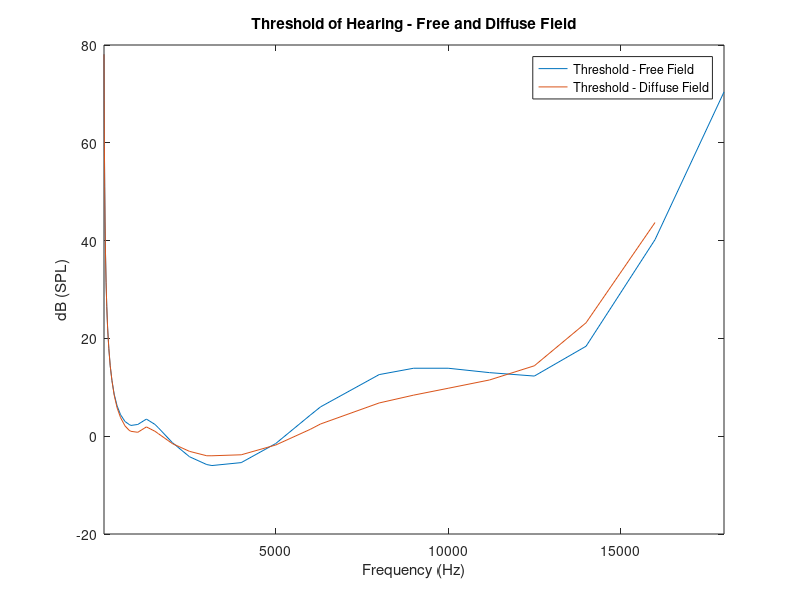

MATLAB code to generate this figure:
function [f_measured_hz, ThresholdOfHearing_FreeField_db_SPL, ThresholdOfHearing_DiffuseField_db_SPL] = getThresholdOfHearing

f_measured_hz = [20,25,31.5,40,50,63,80,100,125,160,200,250,315,400,500,630,750,...
    800,1000,1250,1500,1600,2000,2500,3000,3150,4000,5000,6000,6300,8000,...
    9000,10000,11200,12500,14000,16000,18000];

ThresholdOfHearing_FreeField_db_SPL = [78.1, 68.7, 59.5, 51.1, 44.0, 37.5,...
    31.5, 26.5, 22.1, 17.9, 14.4, 11.4,8.6, 6.2, 4.4, 3.0, 2.4, 2.2, 2.4,...
    3.5, 2.4, 1.7 , -1.3 , -4.2 , -5.8, -6.0 , -5.4 , -1.5, 4.3, 6.0,...
    12.6, 13.9, 13.9, 13.0, 12.3, 18.4, 40.2, 70.4];

ThresholdOfHearing_DiffuseField_db_SPL = [78.1, 68.7, 59.5, 51.1, 44.0,...
    37.5, 31.5, 26.5, 22.1, 17.9, 14.4, 11.4, 8.4, 5.8, 3.8, 2.1, 1.2,...
    1.0, 0.8, 1.9, 1.0, 0.5, -1.5, -3.1, -4.0, -4.0, -3.8, -1.8, 1.4,...
    2.5, 6.8, 8.4, 9.8, 11.5, 14.4, 23.2, 43.7, nan];


figure; plot(f_measured_hz,ThresholdOfHearing_FreeField_db_SPL); hold on
plot(f_measured_hz,ThresholdOfHearing_DiffuseField_db_SPL);
legend('Threshold - Free Field',...
    'Threshold - Diffuse Field',...
    'Location','best')
set(gca,'XLim',[min(f_measured_hz) max(f_measured_hz)])
title('Threshold of Hearing - Free and Diffuse Field')
xlabel('Frequency (Hz)') 
ylabel('dB (SPL)')